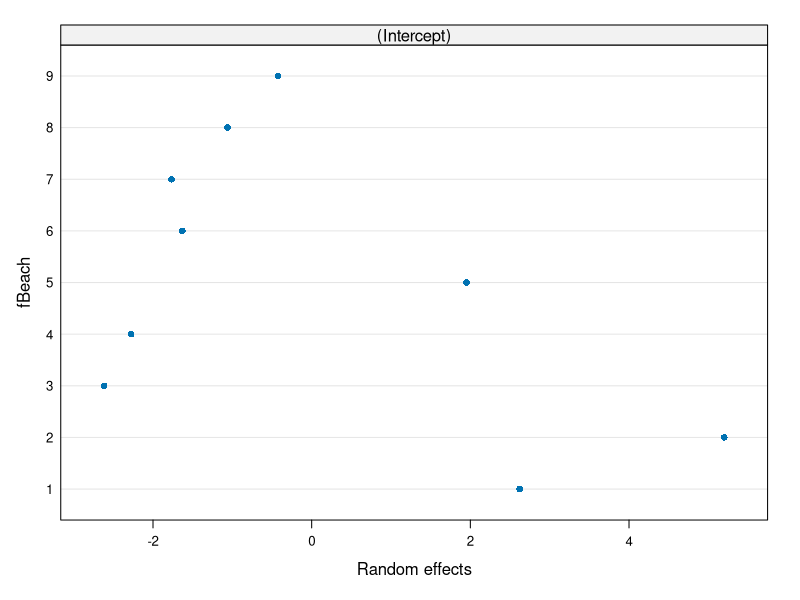
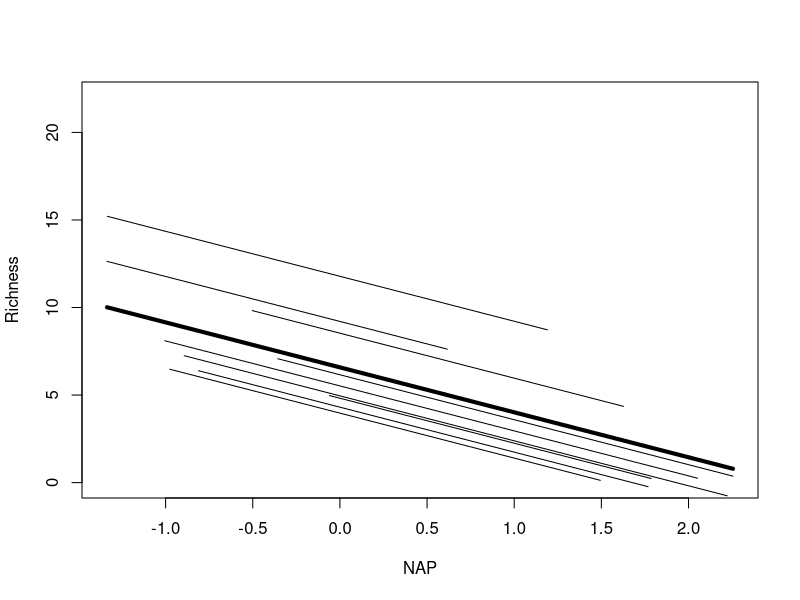
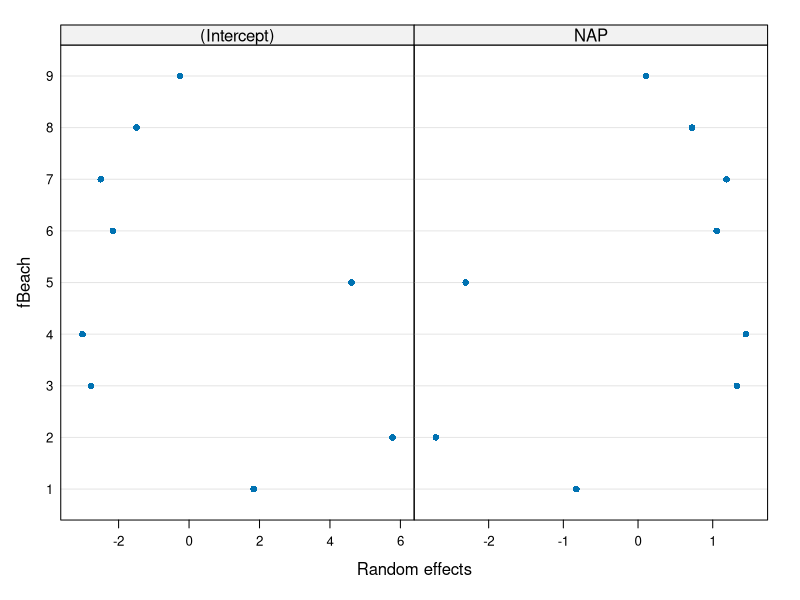
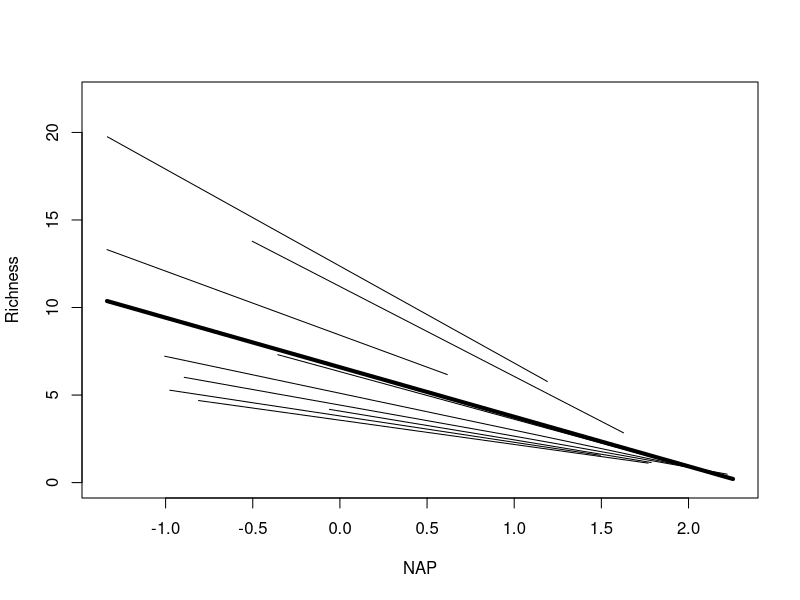

Write the R code that produced these figures, in order.

#______________ Applied Statistics 2024/2025 _________________
####         Mixed-effects Models Module - Lab 2          ####


#### RIKZ EXAMPLE ####
#_____________________

# Marine benthic data from 9 inter-tidal areas (beaches) along the Dutch coast. 
# The data were collected by the Dutch institute RIKZ.

# In each beach, 5 samples were taken, 
# the macro-fauna and abiotic variables were measured. 

RIKZ <- read.table("RIKZ.txt", header=T)
RIKZ$fBeach <- factor(RIKZ$Beach)

# - R_ij species richness at site j on beach i ;
# - NAP_ij  the height of site j on beach i compared to mean beach level ;
# - Exposure_i is the exposure on beach i 
#      [ an index composed of the following elements: 
#        wave action, length of the surf zone, slope, grain size, 
#        and the depth of the anaerobic layer ] ;


# R_ij = beta0 + beta1 * NAP_ij + beta2 * Exposure_i + eps_ij, eps_ij~N(0, sigma^2)


# Beach is a factor with 9 levels, and the 1st level is used as baseline. 
# --> including this term would cost eight regression parameters
# --> we include a beach "random" effect in the model, 
#     assuming the variation around the intercept, for each beach, 
#     is normally distributed with a certain variance. 


#________________________________________________
##### 1) Linear model with random intercept #####
library(nlme)

Mlme1 <- lme(Richness ~ NAP, 
             random = ~1 | fBeach, # specifies a random intercept model (for each beach)
             data = RIKZ)
summary(Mlme1)
# we have not only Residuals, but also Intercept
# sigma = 3.05977
# sigma*sqrt(d11) = 2.944065

plot(ranef(Mlme1))
# average around 0, but there are effect


F0 <- fitted(Mlme1, level = 0)
F1 <- fitted(Mlme1, level = 1)
I <- order(RIKZ$NAP); NAPs <- sort(RIKZ$NAP)
plot(NAPs, F0[I], lwd = 4, type = "l",
     ylim = c(0, 22), ylab = "Richness", xlab = "NAP")
for (i in 1:9){
  x1 <- RIKZ$NAP[RIKZ$Beach == i]
  y1 <- F1[RIKZ$Beach == i]
  K <- order(x1)
  lines(sort(x1), y1[K])
}

# The thick line represents the 'Population model' (6.58 – 2.56*NAP_i).
# The other lines are obtained by adding the contribution of b_i 
# for each beach i to the population fitted curve. 

# so we estimated variance of each beach 
# boold line - like pool all observations, ignoring groups 

# The random intercept model implies one average curve (the thick line) that is allowed
# to be shifted up, or down, for each beach by something that is normally distributed
# with a certain variance sigma*d. 
# --> If sigma*d11 is large, the vertical shifts will be relative large;
# --> If sigma*d11 = 0, all shifts are zero and coincide with the thick line.



# Now suppose that the relationship between species richness R and NAP is different on each beach. 
# --> we need to include a NAP–Beach interaction term to the model. 
#     Ri = factor(Beach) + NAP * factor(Beach). 
# Because beach has 9 levels and 1 level is used as the baseline, 
# --> too many model parameters

# To estimate model degrees of freedom more efficiently, we can apply the
# mixed effects model with a random intercept (as before) and a random slope.

#_________________________________________________________________
##### 2) Linear model with random intercept and random slope #####

Mlme2 <- lme(Richness ~ NAP,
             random = ~1 + NAP | fBeach, data = RIKZ)
summary(Mlme2)
# sigma = 2.7
# sigma*sqrt(d11) = 3.55
# sigma*sqrt(d22) = 1.72
# there is a rather high correlation between the random intercepts and slopes  
# indicating that beaches with a high positive intercept also have a high negative slope.
plot(ranef(Mlme2))

F0 <- fitted(Mlme2, level = 0)
F1 <- fitted(Mlme2, level = 1)
I <- order(RIKZ$NAP); NAPs <- sort(RIKZ$NAP)
plot(NAPs, F0[I], lwd = 4, type = "l",
     ylim = c(0, 22), ylab = "Richness", xlab = "NAP")
for (i in 1:9){
  x1 <- RIKZ$NAP[RIKZ$Beach == i]
  y1 <- F1[RIKZ$Beach == i]
  K <- order(x1)
  lines(sort(x1), y1[K])
}

# The thick line is the fitted population curve, 
# and the other lines the within-beach fitted curves.


